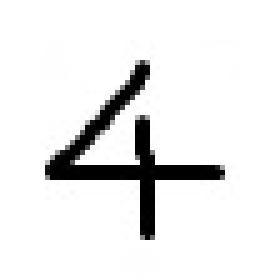
#> input picture HELLOPYHON/day16/4.jpg, 56 x 56 px (shown 5 times larger)
$ python mykeras04_show4.py
#> lines starting #> are read from the running program, lines starting #| are printed output that depends on the picture
import cv2

# 이미지 읽기
img = cv2.imread('4.jpg', cv2.IMREAD_GRAYSCALE)
#> img is the input picture: shape (56, 56); min 0, max 255, mean 234.2
img2 = cv2.resize(img, (28, 28))
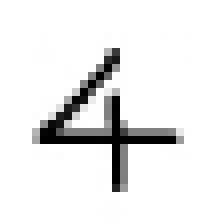
#> img2: shape (28, 28) (shown 8 times larger); min 0, max 255, mean 234.3
img3 = (img2.reshape((1,28*28))/255)

# [12 lines of commented-out code are left out]
cv2.waitKey(0)
# 이미지 윈도우 삭제
cv2.destroyAllWindows()
